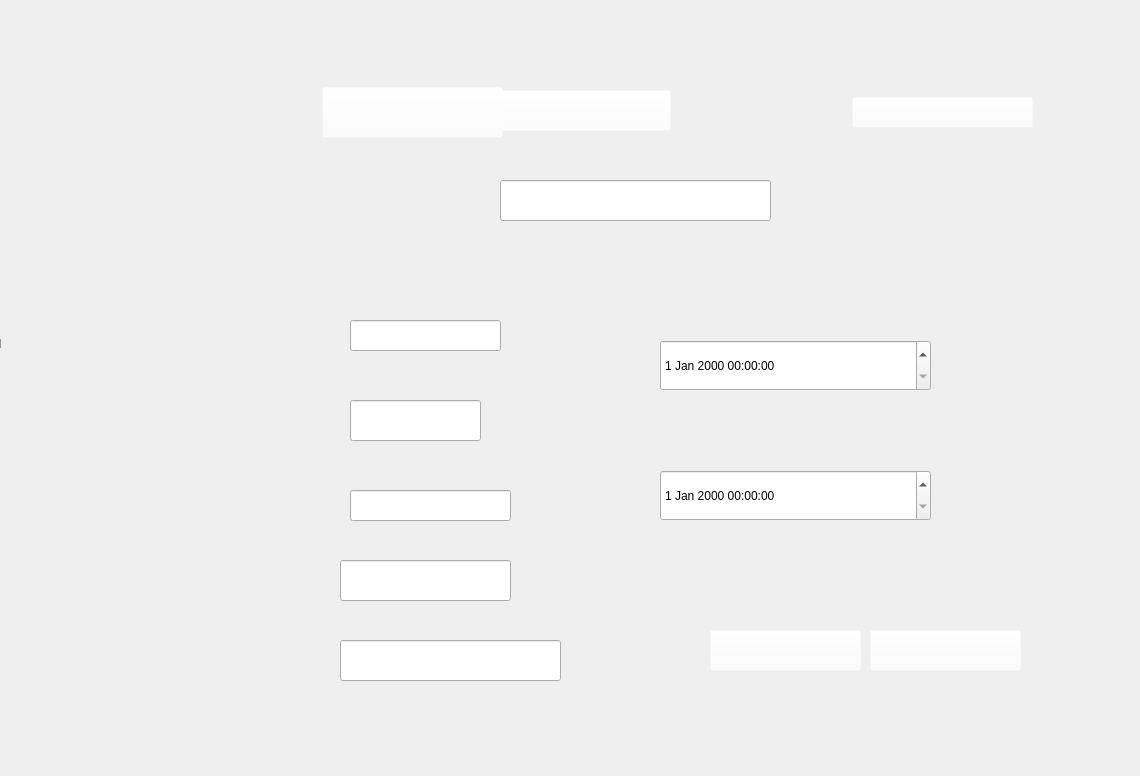
    <widget class="QWidget" name="Modify_prof">
     <widget class="QLabel" name="label_2">
      <property name="geometry">
       <rect>
        <x>-50</x>
        <y>-40</y>
        <width>1131</width>
        <height>767</height>
       </rect>
      </property>
      <property name="styleSheet">
       <string notr="true">background:url(&quot;C:/Users/Dhia/Desktop/2eme/IMG_projet/Modify_prof.png&quot;)</string>
      </property>
      <property name="text">
       <string>TextLabel</string>
      </property>
     </widget>
     <widget class="QPushButton" name="mod_add">
      <property name="geometry">
       <rect>
        <x>322</x>
        <y>87</y>
        <width>181</width>
        <height>51</height>
       </rect>
      </property>
      <property name="styleSheet">
       <string notr="true">background:rgba(255,255,255,0);
border -radius:0px;</string>
      </property>
      <property name="text">
       <string/>
      </property>
     </widget>
     <widget class="QPushButton" name="mod_del">
      <property name="geometry">
       <rect>
        <x>500</x>
        <y>90</y>
        <width>171</width>
        <height>41</height>
       </rect>
      </property>
      <property name="styleSheet">
       <string notr="true">background:rgba(255,255,255,0);
border -radius:0px;</string>
      </property>
      <property name="text">
       <string/>
      </property>
     </widget>
     <widget class="QLineEdit" name="mod_id">
      <property name="geometry">
       <rect>
        <x>500</x>
        <y>180</y>
        <width>271</width>
        <height>41</height>
       </rect>
      </property>
     </widget>
     <widget class="QLineEdit" name="mod_log">
      <property name="geometry">
       <rect>
        <x>350</x>
        <y>320</y>
        <width>151</width>
        <height>31</height>
       </rect>
      </property>
     </widget>
     <widget class="QLineEdit" name="mod_password">
      <property name="geometry">
       <rect>
        <x>350</x>
        <y>400</y>
        <width>131</width>
        <height>41</height>
       </rect>
      </property>
      <property name="echoMode">
       <enum>QLineEdit::Password</enum>
      </property>
     </widget>
     <widget class="QLineEdit" name="mod_name">
      <property name="geometry">
       <rect>
        <x>350</x>
        <y>490</y>
        <width>161</width>
        <height>31</height>
       </rect>
      </property>
     </widget>
     <widget class="QLineEdit" name="mod_family">
      <property name="geometry">
       <rect>
        <x>340</x>
        <y>560</y>
        <width>171</width>
        <height>41</height>
       </rect>
      </property>
     </widget>
     <widget class="QLineEdit" name="mod_subject">
      <property name="geometry">
       <rect>
        <x>340</x>
        <y>640</y>
        <width>221</width>
        <height>41</height>
       </rect>
      </property>
     </widget>
     <widget class="QPushButton" name="mod_cancel">
      <property name="geometry">
       <rect>
        <x>870</x>
        <y>630</y>
        <width>151</width>
        <height>41</height>
       </rect>
      </property>
      <property name="styleSheet">
       <string notr="true">background:rgba(255,255,255,0);
border -radius:0px;</string>
      </property>
      <property name="text">
       <string/>
      </property>
     </widget>
     <widget class="QPushButton" name="mod_submit">
      <property name="geometry">
       <rect>
        <x>710</x>
        <y>630</y>
        <width>151</width>
        <height>41</height>
       </rect>
      </property>
      <property name="styleSheet">
       <string notr="true">background:rgba(255,255,255,0);
border -radius:0px;</string>
      </property>
      <property name="text">
       <string/>
      </property>
     </widget>
     <widget class="QDateTimeEdit" name="dateTimeEdit_11">
      <property name="geometry">
       <rect>
        <x>660</x>
        <y>340</y>
        <width>271</width>
        <height>51</height>
       </rect>
      </property>
     </widget>
     <widget class="QDateTimeEdit" name="dateTimeEdit_12">
      <property name="geometry">
       <rect>
        <x>660</x>
        <y>470</y>
        <width>271</width>
        <height>51</height>
       </rect>
      </property>
     </widget>
     <widget class="QPushButton" name="pushButton_27">
      <property name="geometry">
       <rect>
        <x>852</x>
        <y>97</y>
        <width>181</width>
        <height>31</height>
       </rect>
      </property>
      <property name="styleSheet">
       <string notr="true">background:rgba(255,255,255,0);
border -radius:0px;</string>
      </property>
      <property name="text">
       <string/>
      </property>
     </widget>
    </widget>
